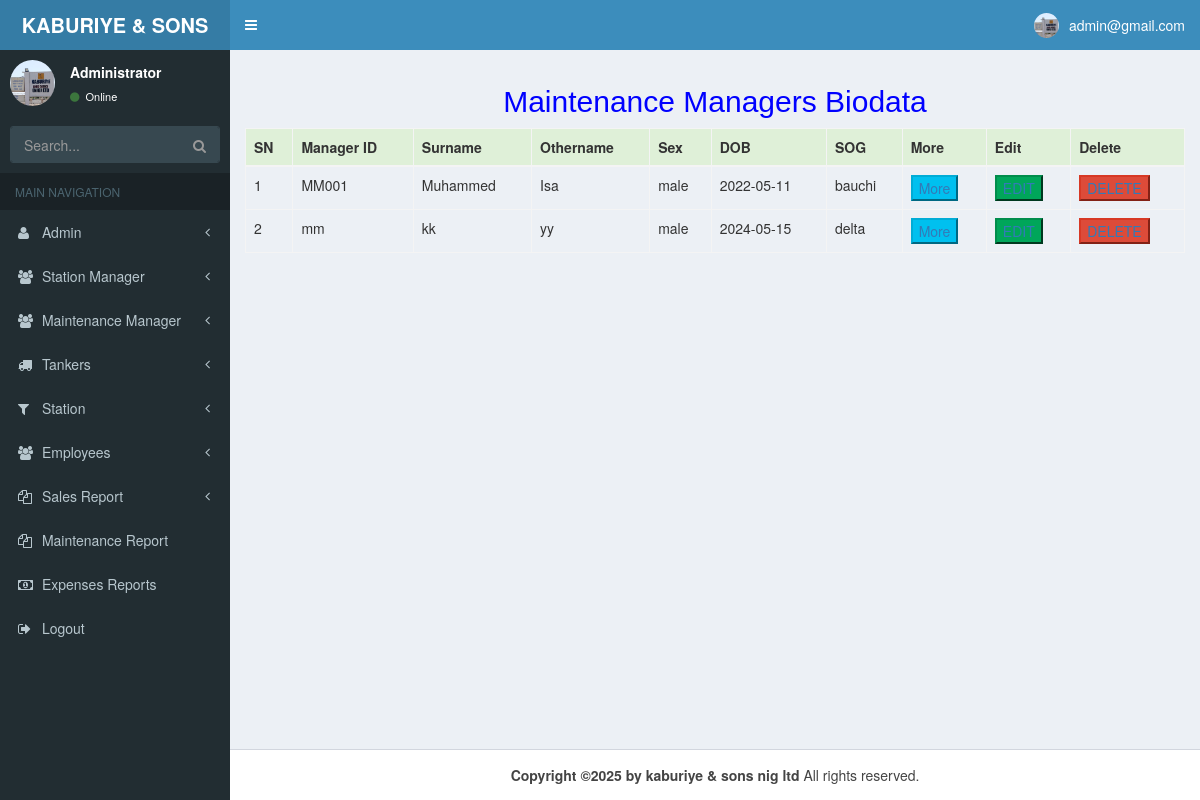
Page /profile_mm.php (signed in) on the earlier database version.
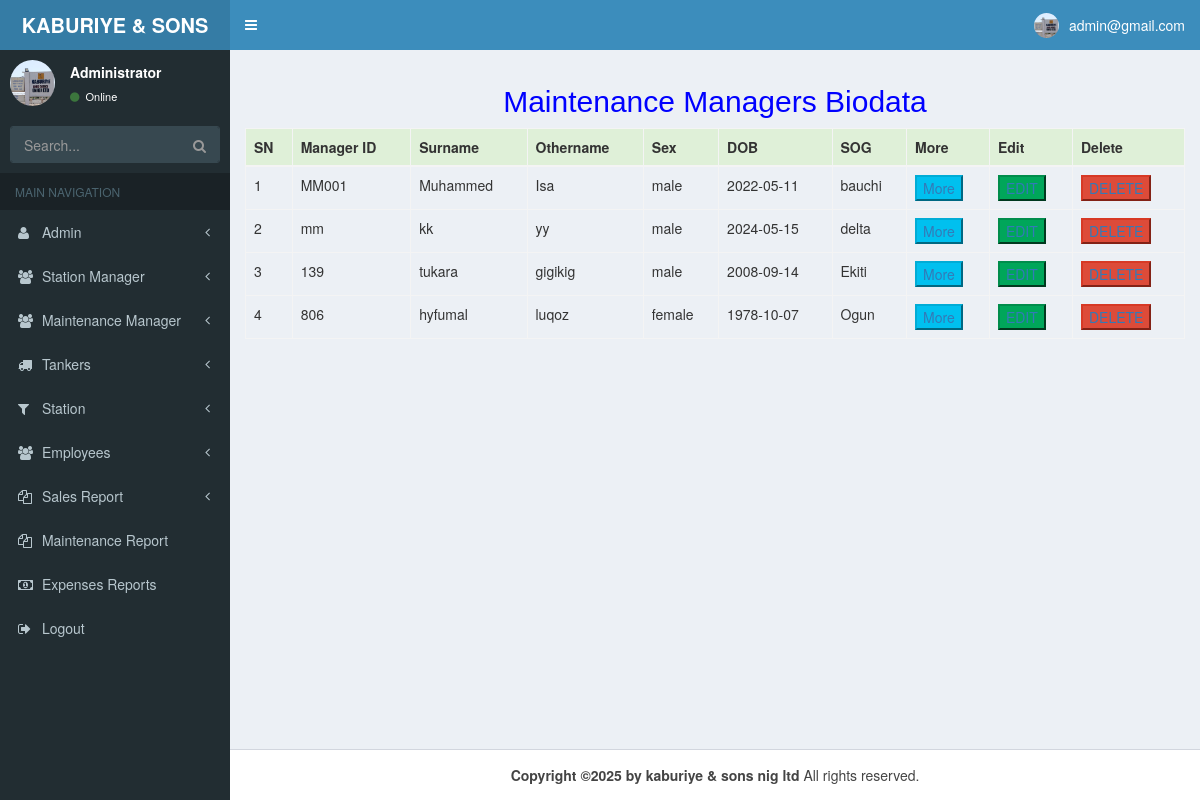
Same page on the later database version.
### tables this page shows
CREATE TABLE `maintenance_manager` (
  `ID` int(50) NOT NULL,
  `maintenancemanager_id` varchar(50) NOT NULL,
  `surname` varchar(50) NOT NULL,
  `othername` varchar(50) NOT NULL,
  `sex` varchar(7) NOT NULL,
  `dob` varchar(15) NOT NULL,
  `state_origin` varchar(30) NOT NULL,
  `local` varchar(50) NOT NULL,
  `religion` varchar(15) NOT NULL,
  `phonenumber` varchar(16) NOT NULL,
  `email` varchar(100) NOT NULL,
  `password` varchar(50) NOT NULL
);

### profile_mm.php (the view, shortened to what the changed rows need)
<!DOCTYPE html>
<html>
<head>
  <link rel="stylesheet" href="css/bootstrap.min.css">
  <link rel="stylesheet" href="css/font-awesome.min.css">
  <link rel="stylesheet" href="css/ionicons.min.css">
  <link rel="stylesheet" href="css/AdminLTE.min.css">
  <link rel="stylesheet" href="css/_all-skins.min.css">
</head>
<body class="hold-transition skin-blue sidebar-mini">
  <div class="wrapper">
    <div class="content-wrapper">
      <section class="content">
        <h2 align="center" style="color:blue;"> Maintenance Managers Biodata</h2>
        <div class="table-responsive">
          <table class="table table-bordered table-hover">
            <thead>
              <tr class="success">
                <th> SN</th>
                <th> Manager ID </th>
                <th> Surname</th>
                <th> Othername</th>
                <th>Sex</th>
                <th>DOB</th>
                <th>SOG</th>
                <th>More</th>
                <th>Edit</th>
                <th>Delete</th>
              </tr>
            </thead>
            <?php
            require __DIR__ . "/config/database.php";
            $getRecords_string = "select * from maintenance_manager order by ID ASC ";
            $getRecord = mysqli_query($conn, $getRecords_string);
            $num_of_record = mysqli_num_rows($getRecord);
            if ($num_of_record > 0) {
              while ($record = mysqli_fetch_array($getRecord)) {
                echo '<tr>';
                echo "<td class=''>$record[ID]</td>";
                echo "<td class=''>$record[maintenancemanager_id]</td>";
                echo "<td class=''>$record[surname]</td>";
                echo "<td class=''>$record[othername]</td>";
                echo "<td class=''>$record[sex]</td>";
                echo "<td class=''>$record[dob]</td>";
                echo "<td class=''>$record[state_origin]</td>";
                echo '<td class=""><button class="btn-info "><a href="mm_more.php?ID=' . $record['ID'] . '">More</a></button></td>';
                echo '<td class=""><button class=" btn-success"><a href="mm_edit.php?ID=' . $record['ID'] . '">EDIT </a></button></td>';
                echo '<td class=""><button class="btn-danger "><a href="mm_delete.php?ID=' . $record['ID'] . '">DELETE</a></button></td>';
                echo '</tr>';
              }
            } else {
              echo "<h6>Loading..........</h6>";
            }
            ?>
          </table>
        </div>
      </section>
    </div>
  </div>
</body>
</html>

Differences in the rows shown:
added maintenance_manager: ID "3", maintenancemanager "139", surname "tukara", othername "gigikig", sex "male", dob "2008-09-14", state_origin "Ekiti"
added maintenance_manager: ID "4", maintenancemanager "806", surname "hyfumal", othername "luqoz", sex "female", dob "1978-10-07", state_origin "Ogun"
